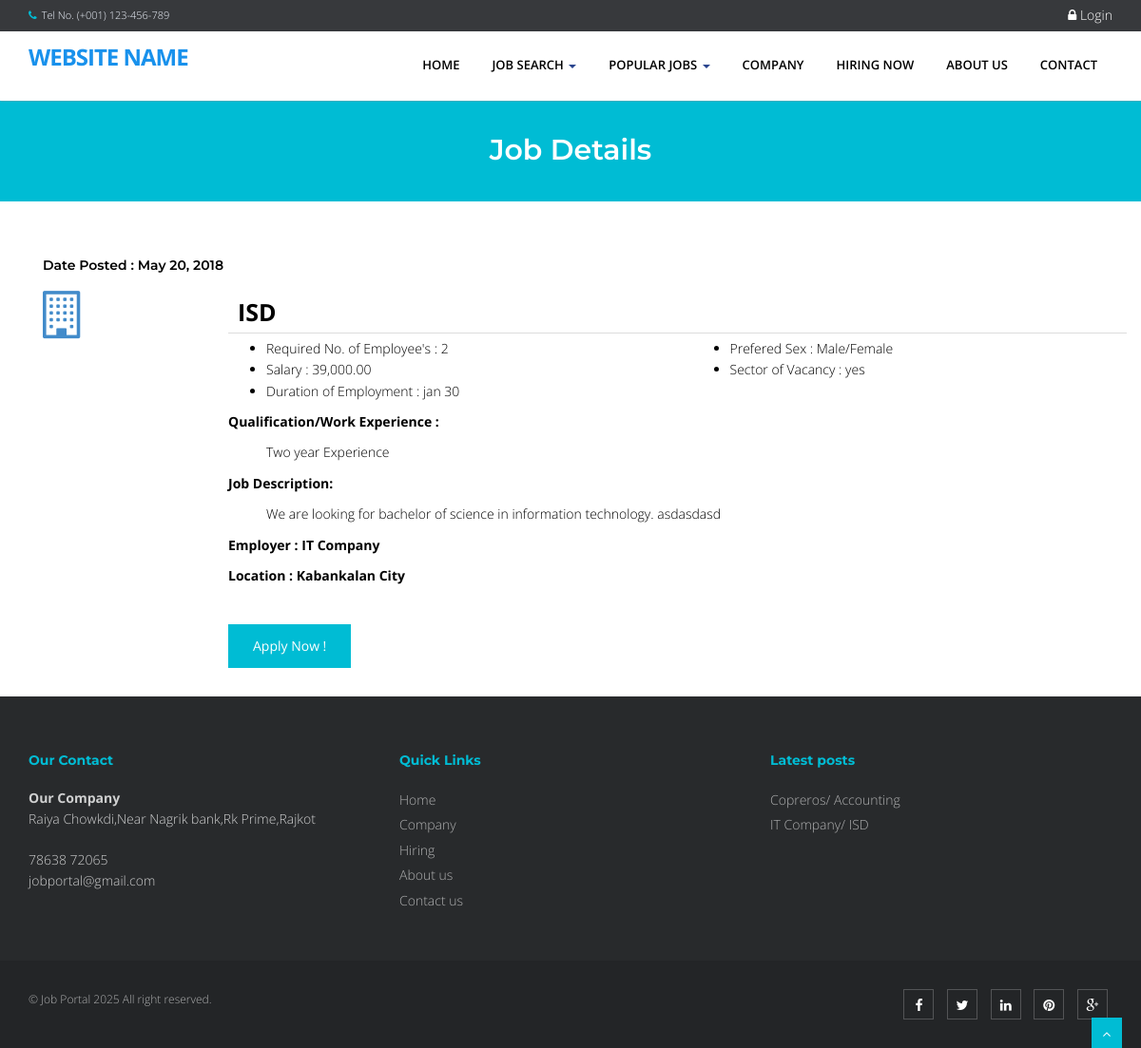
The page /job portal package/eris/index.php?q=viewjob&search=1 on the database its author committed.
### tables this page shows
CREATE TABLE `tbljob` (
  `JOBID` int(11) NOT NULL,
  `COMPANYID` int(11) NOT NULL,
  `CATEGORY` varchar(90) NOT NULL,
  `OCCUPATIONTITLE` varchar(90) NOT NULL,
  `REQ_NO_EMPLOYEES` int(11) NOT NULL,
  `SALARIES` double NOT NULL,
  `DURATION_EMPLOYEMENT` varchar(90) NOT NULL,
  `QUALIFICATION_WORKEXPERIENCE` text NOT NULL,
  `JOBDESCRIPTION` text NOT NULL,
  `PREFEREDSEX` varchar(30) NOT NULL,
  `SECTOR_VACANCY` text NOT NULL,
  `JOBSTATUS` varchar(90) NOT NULL,
  `DATEPOSTED` datetime NOT NULL
);

CREATE TABLE `tblcompany` (
  `COMPANYID` int(11) NOT NULL,
  `COMPANYNAME` varchar(90) NOT NULL,
  `COMPANYADDRESS` varchar(90) NOT NULL,
  `COMPANYCONTACTNO` varchar(30) NOT NULL,
  `COMPANYSTATUS` varchar(90) NOT NULL,
  `COMPANYMISSION` text NOT NULL
);

### job portal package/eris/index.php (called while the page is built, shortened)
<?php
require_once("include/initialize.php");
$view = (isset($_GET['q']) && $_GET['q'] != '') ? $_GET['q'] : '';
switch ($view) {
	case 'viewjob' :
        $title="Job Details";
		break;
}
require_once("theme/templates.php");
?>

### job portal package/eris/include/database.php (called while the page is built, shortened)
<?php
class Database {
    private $conn;
    public $sql_string = '';
    public function open_connection() {
        $this->conn = mysqli_connect(server, user, pass);
        $db_select = mysqli_select_db($this->conn, database_name);
    }
    function setQuery($sql = '') {
        $this->sql_string = $sql;
    }
    function executeQuery() {
        $result = mysqli_query($this->conn, $this->sql_string);
        return $result;
    }
    private function confirm_query($result) {
        return $result;
    }
    function loadResultList($key = '') {
        $cur = $this->executeQuery();
        $array = [];
        while ($row = mysqli_fetch_object($cur)) {
            if ($key) {
                $array[$row->$key] = $row;
            } else {
                $array[] = $row;
            }
        }
        return $array;
    }
}
$mydb = new Database();
?>

### job portal package/eris/theme/templates.php (the view, shortened to what this page needs)
 <!DOCTYPE html>
<html lang="en">
<head>
<link href="<?php echo web_root; ?>plugins/home-plugins/css/bootstrap.min.css" rel="stylesheet" />
<link href="<?php echo web_root; ?>plugins/home-plugins/css/fancybox/jquery.fancybox.css" rel="stylesheet">
<link href="<?php echo web_root; ?>plugins/home-plugins/css/flexslider.css" rel="stylesheet" />
<link href="<?php echo web_root; ?>plugins/home-plugins/css/style.css" rel="stylesheet" />
<link rel="stylesheet" href="<?php echo web_root;?>plugins/font-awesome/css/font-awesome.min.css">
<link rel="stylesheet" href="<?php echo web_root;?>plugins/dataTables/jquery.dataTables.min.css">
<link rel="stylesheet" href="<?php echo web_root;?>plugins/dataTables/jquery.dataTables_themeroller.css">
<link href="<?php echo web_root; ?>plugins/datepicker/bootstrap-datetimepicker.min.css" rel="stylesheet" media="screen">
<link href="<?php echo web_root; ?>plugins/datepicker/datepicker3.css" rel="stylesheet" media="screen">
</head>
<body>
<div id="wrapper" class="home-page">
  <header>
        <div class="topbar navbar-fixed-top">
          <div class="container">
            <div class="row">
              <div class="col-md-12">
                <p class="pull-left hidden-xs"><i class="fa fa-phone"></i>Tel No. (+001) 123-456-789</p>
                <?php if (isset($_SESSION['APPLICANTID'])) {
                    $sql = "SELECT count(*) as 'COUNTNOTIF' FROM `tbljob` ORDER BY `DATEPOSTED` DESC";
                    $mydb->setQuery($sql);
                    $showNotif = $mydb->loadSingleResult();
                    $notif =isset($showNotif->COUNTNOTIF) ? $showNotif->COUNTNOTIF : 0;
                    $applicant = new Applicants();
                    $appl  = $applicant->single_applicant($_SESSION['APPLICANTID']);
                    $sql ="SELECT count(*) as 'COUNT' FROM `tbljobregistration` WHERE `PENDINGAPPLICATION`=0 AND `HVIEW`=0 AND `APPLICANTID`='{$appl->APPLICANTID}'";
                    $mydb->setQuery($sql);
                    $showMsg = $mydb->loadSingleResult();
                    $msg =isset($showMsg->COUNT) ? $showMsg->COUNT : 0;
                    echo ' <p class="pull-right login"><a title="View Notification(s)" href="'.web_root.'applicant/index.php?view=notification"> <i class="fa fa-bell-o"></i> <span class="label label-success">'.$notif.'</span></a> | <a title="View Message(s)" href="'.web_root.'applicant/index.php?view=message"> <i class="fa fa-envelope-o"></i> <span class="label label-success">'.$msg.'</span></a> | <a title="View Profile" href="'.web_root.'applicant/"> <i class="fa fa-user"></i> Howdy, '. $appl->FNAME. ' '.$appl->LNAME .' </a> | <a href="'.web_root.'logout.php">  <i class="fa fa-sign-out"> </i>Logout</a> </p>';
                    }else{ ?>
                      <p   class="pull-right login"><a data-target="#myModal" data-toggle="modal" href=""> <i class="fa fa-lock"></i> Login </a></p>
                <?php } ?>
              </div>
            </div>
          </div>
        </div>
        <div style="min-height: 30px;"></div>
        <div class="navbar navbar-default navbar-static-top" >
            <div class="container">
                <div class="navbar-header">
                    <a class="navbar-brand" href="<?php echo web_root; ?>index.php">Website Name</a>
                </div>
                <div class="navbar-collapse collapse ">
                    <ul class="nav navbar-nav">
                        <li class="<?php echo !isset($_GET['q'])? 'active' :''?>"><a href="<?php echo web_root; ?>index.php">Home</a></li>
                        <li class="dropdown">
                          <a href="#" data-toggle="dropdown" class="dropdown-toggle">Job Search <b class="caret"></b></a>
                       </li>
                      <li class="dropdown <?php  if(isset($_GET['q'])) { if($_GET['q']=='category'){ echo 'active'; }else{ echo ''; }}  ?>">
                          <a href="#" data-toggle="dropdown" class="dropdown-toggle">Popular Jobs <b class="caret"></b></a>
                            <?php
                            $sql = "SELECT * FROM `tblcategory` LIMIT 10";
                            $mydb->setQuery($sql);
                            ?>
                       </li>
                        <li class="<?php  if(isset($_GET['q'])) { if($_GET['q']=='company'){ echo 'active'; }else{ echo ''; }}  ?>"><a href="<?php echo web_root; ?>index.php?q=company">Company</a></li>
                        <li class="<?php  if(isset($_GET['q'])) { if($_GET['q']=='hiring'){ echo 'active'; }else{ echo ''; }} ?>"><a href="<?php echo web_root; ?>index.php?q=hiring">Hiring Now</a></li>
                        <li class="<?php  if(isset($_GET['q'])) { if($_GET['q']=='About'){ echo 'active'; }else{ echo ''; }}  ?>"><a href="<?php echo web_root; ?>index.php?q=About">About Us</a></li>
                        <li class="<?php  if(isset($_GET['q'])) { if($_GET['q']=='Contact'){ echo 'active'; }else{ echo ''; }}  ?>"><a href="<?php echo web_root; ?>index.php?q=Contact">Contact</a></li>
                    </ul>
                </div>
            </div>
        </div>
  </header>
      <?php
      if (isset($_GET['q'])) {
        echo '<section id="inner-headline">
            <div class="container">
                <div class="row">
                    <div class="col-lg-12">
                        <h2 class="pageTitle">'.$title.'</h2>
                    </div>
                </div>
            </div>
            </section>';
      }
       require_once $content;
        ?>
  <footer>
  <div class="container">
    <div class="row">
      <div class="col-md-4 col-sm-4">
        <div class="widget">
          <h5 class="widgetheading">Our Contact</h5>
          <address>
          <strong>Our Company</strong><br>
          Raiya Chowkdi,Near Nagrik bank,Rk Prime,Rajkot</address>
          <p>
            <i class="icon-phone"></i> 78638 72065 <br>
            <i class="icon-envelope-alt"></i> jobportal@gmail.com
          </p>
        </div>
      </div>
      <div class="col-md-4 col-sm-4">
        <div class="widget">
          <h5 class="widgetheading">Quick Links</h5>
          <ul class="link-list">
            <li><a href="<?php echo web_root; ?>index.php">Home</a></li>
            <li><a href="<?php echo web_root; ?>index.php?q=company">Company</a></li>
            <li><a href="<?php echo web_root; ?>index.php?q=hiring">Hiring</a></li>
            <li><a href="<?php echo web_root; ?>index.php?q=About">About us</a></li>
            <li><a href="<?php echo web_root; ?>index.php?q=Contact">Contact us</a></li>
          </ul>
        </div>
      </div>
      <div class="col-md-4 col-sm-4">
        <div class="widget">
          <h5 class="widgetheading">Latest posts</h5>
          <ul class="link-list">
            <?php
                  $sql = "SELECT * FROM `tblcompany` c,`tbljob` j WHERE c.`COMPANYID`=j.`COMPANYID`   ORDER BY DATEPOSTED DESC LIMIT 3" ;
                  $mydb->setQuery($sql);
                  $cur = $mydb->loadResultList();
                  foreach ($cur as $result) {
                    echo ' <li><a href="'.web_root.'index.php?q=viewjob&search='.$result->JOBID.'">'.$result->COMPANYNAME . '/ '. $result->OCCUPATIONTITLE .'</a></li>';
                  }
              ?>
          </ul>
        </div>
      </div>
    </div>
  </div>
  <div id="sub-footer">
    <div class="container">
      <div class="row">
        <div class="col-lg-6">
          <div class="copyright">
            <p>
              <span>&copy; Job Portal 2025 All right reserved.
            </p>
          </div>
        </div>
        <div class="col-lg-6">
          <ul class="social-network">
            <li><a href="#" data-placement="top" title="Facebook"><i class="fa fa-facebook"></i></a></li>
            <li><a href="#" data-placement="top" title="Twitter"><i class="fa fa-twitter"></i></a></li>
            <li><a href="#" data-placement="top" title="Linkedin"><i class="fa fa-linkedin"></i></a></li>
            <li><a href="#" data-placement="top" title="Pinterest"><i class="fa fa-pinterest"></i></a></li>
            <li><a href="#" data-placement="top" title="Google plus"><i class="fa fa-google-plus"></i></a></li>
          </ul>
        </div>
      </div>
    </div>
  </div>
  </footer>
</div>
<a href="#" class="scrollup"><i class="fa fa-angle-up active"></i></a>
</body>
</html>

### job portal package/eris/viewjob.php
    <section id="content">
        <div class="container content">
 <?php
 if (isset($_GET['search'])) {
    $jobid = $_GET['search'];
 }else{
     $jobid = '';
 }
    $sql = "SELECT * FROM `tblcompany` c,`tbljob` j WHERE c.`COMPANYID`=j.`COMPANYID` AND JOBID LIKE '%" . $jobid ."%' ORDER BY DATEPOSTED DESC" ;
    $mydb->setQuery($sql);
    $cur = $mydb->loadResultList();
    foreach ($cur as $result) {
  ?>
           <div class="container">
             <div class="mg-available-rooms">
                    <h5 class="mg-sec-left-title">Date Posted :  <?php echo date_format(date_create($result->DATEPOSTED),'M d, Y'); ?></h5>
                        <div class="mg-avl-rooms">
                            <div class="mg-avl-room">
                                <div class="row">
                                    <div class="col-sm-2">
                                        <a href="#"><span class="fa fa-building-o" style="font-size: 50px"></span></a>
                                    </div>
                                    <div class="col-sm-10">
                                        <div style="border-bottom: 1px solid #ddd;padding: 10px;font-size: 25px;font-weight: bold;color: #000;margin-bottom: 5px;"><?php echo $result->OCCUPATIONTITLE ;?>
                                        </div>
                                        <div class="row contentbody">
                                            <div class="col-sm-6">
                                                <ul>
                                                    <li><i class="fp-ht-bed"></i>Required No. of Employee's : <?php echo $result->REQ_NO_EMPLOYEES; ?></li>
                                                    <li><i class="fp-ht-food"></i>Salary : <?php echo number_format($result->SALARIES,2);  ?></li>
                                                    <li><i class="fa fa-sun-"></i>Duration of Employment : <?php echo $result->DURATION_EMPLOYEMENT; ?></li>
                                                </ul>
                                            </div>
                                            <div class="col-sm-6">
                                                <ul>
                                                    <li><i class="fp-ht-tv"></i>Prefered Sex : <?php echo $result->PREFEREDSEX; ?></li>
                                                    <li><i class="fp-ht-computer"></i>Sector of Vacancy : <?php echo $result->SECTOR_VACANCY; ?></li>
                                                </ul>
                                            </div>
                                            <div class="col-sm-12">
                                                <p>Qualification/Work Experience :</p>
                                                 <ul style="list-style: none;">
                                                    <li><?php echo $result->QUALIFICATION_WORKEXPERIENCE ;?></li>
                                                </ul>
                                            </div>
                                            <div class="col-sm-12">
                                                <p>Job Description:</p>
                                                <ul style="list-style: none;">
                                                     <li><?php echo $result->JOBDESCRIPTION ;?></li>
                                                </ul>
                                             </div>
                                            <div class="col-sm-12">
                                                <p>Employer :  <?php echo  $result->COMPANYNAME; ?></p>
                                                <p>Location :  <?php echo  $result->COMPANYADDRESS; ?></p>
                                            </div>
                                        </div>
                                          <a href="<?php echo web_root; ?>index.php?q=apply&job=<?php echo $result->JOBID;?>&view=personalinfo" class="btn btn-main btn-next-tab">Apply Now !</a>
                                    </div>
                                </div>
                            </div>
                        </div>
                    </div>
            </div>
<?php  } ?>    </div>
    </section>

### job portal package/eris/theme/templates.php (style rules this page uses)
#content { min-height: 400px; color: #000; }
.contentbody p { font-weight: bold; }
.login a { font-size: 14px; color: #fff; padding:0px; }

### rows shown on the page
tbljob: DATEPOSTED "May 20, 2018", OCCUPATIONTITLE "ISD", REQ_NO_EMPLOYEES "2", SALARIES "39,000.00", DURATION_EMPLOYEMENT "jan 30", PREFEREDSEX "Male/Female", SECTOR_VACANCY "yes", QUALIFICATION_WORKEXPERIENCE "Two year Experience", JOBDESCRIPTION "We are looking for bachelor of science in information technology. asdasdasd", COMPANYID.COMPANYNAME "IT Company", COMPANYID.COMPANYADDRESS "Kabankalan City"
tbljob: COMPANYID.COMPANYNAME "Copreros", OCCUPATIONTITLE "Accounting"

### other values the page prints
$title "Job Details"
